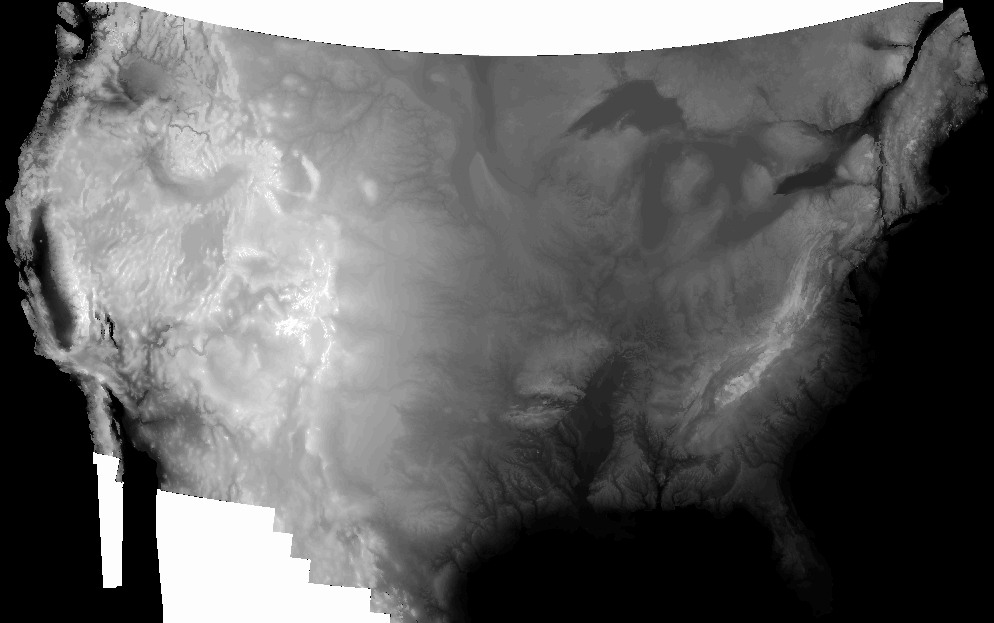
#> input picture data/img/usa_topo_iso.png, 994 x 623 px, found by its file name
$ python -i visualize_data.py   (imports and definitions only)
#> lines starting #> are read from the running program, lines starting #| are printed output that depends on the picture
import cv2
import math
from tqdm import tqdm

import numpy as np
import argparse


"""Swaps the keys and values of a dict

Args:
    to_reverse: The dict to reverse
Returns:
    A new dict with the keys and values swapped"""
def reverse_map(to_reverse: dict):
    return {v: k for k, v in to_reverse.items()}


# Elevation in feet
topo_color_map = {
    (127, 255, 255): 0,
    (255, 227, 227): 25,
    (255, 209, 209): 50,
    (255, 182, 182): 75,
    (255, 155, 155): 100,
    (255, 136, 136): 150,
    (255, 118, 118): 200,
    (255, 91, 91): 250,
    (255, 72, 72): 300,
    (255, 45, 45): 350,
    (255, 18, 18): 400,
    (255, 0, 0): 450,
    (237, 0, 0): 500,
    (208, 0, 0): 600,
    (179, 0, 0): 700,
    (151, 0, 0): 800,
    (130, 5, 0): 900,
    (145, 34, 0): 1100,
    (159, 63, 0): 1200,
    (177, 98, 0): 1400,
    (191, 127, 0): 1600,
    (205, 156, 0): 1800,
    (220, 185, 0): 2000,
    (234, 214, 0): 2200,
    (249, 243, 0): 2400,
    (223, 244, 0): 2600,
    (170, 226, 0): 2800,
    (106, 205, 0): 3100,
    (53, 187, 0): 3400,
    (0, 170, 0): 3800,
    (0, 131, 45): 4200,
    (0, 92, 90): 4600,
    (0, 54, 136): 5000,
    (0, 15, 181): 5400,
    (15, 0, 190): 5800,
    (46, 0, 171): 6200,
    (72, 0, 156): 6600,
    (98, 0, 140): 7200,
    (125, 0, 125): 7800,
    (140, 30, 140): 8600,
    (155, 60, 155): 9400,
    (171, 91, 171): 10200,
    (173, 95, 173): 11000,
    (175, 98, 174): 11800,
    (177, 101, 176): 12600,
    (180, 105, 178): 13400,
    (180, 108, 179): 14200,
}
topo_color_map_rev = reverse_map(topo_color_map)

# Average yearly temperature in Fahrenheit
temp_color_map = {
    (5, 51, 106): 20,
    (0, 74, 133): 24,
    (40, 97, 160): 28,
    (29, 127, 187): 31,
    (8, 155, 214): 35,
    (95, 181, 222): 39,
    (172, 203, 228): 42,
    (214, 227, 239): 46,
    (255, 255, 255): 50,
    (255, 219, 146): 54,
    (252, 187, 109): 58,
    (255, 133, 93): 61,
    (237, 96, 76): 65,
    (216, 57, 56): 69,
    (184, 26, 67): 72,
    (135, 27, 65): 76,
    (106, 2, 44): 80
}
temp_color_map_rev = reverse_map(temp_color_map)

# Inches of precipitation per year
precip_color_map = {
    (229, 235, 223): 0,
    (235, 247, 229): 5,
    (223, 243, 218): 10,
    (214, 239, 208): 15,
    (204, 235, 197): 20,
    (186, 228, 189): 25,
    (168, 221, 181): 30,
    (145, 212, 188): 35,
    (122, 203, 196): 40,
    (99, 191, 204): 45,
    (79, 179, 211): 50,
    (60, 159, 200): 55,
    (43, 140, 190): 60,
    (26, 122, 181): 65,
    (9, 105, 173): 70,
    (8, 85, 151): 75,
    (8, 66, 131): 80
}
precip_color_map_rev = reverse_map(precip_color_map)

# Trade usefulness of water
water_color_map = {
    (0, 0, 0): 0,  # No water
    (43, 247, 255): 4,  # Ocean
    (0, 238, 255): 5,  # Low-trade Water
    (0, 192, 255): 7,  # Medium-trade Water
    (0, 158, 255): 10,  # High-trade Water
    (0, 118, 255): 20,  # Best-trade Water
}
water_color_map_rev = reverse_map(water_color_map)

# Distribution of industrial/precious resources
resource_color_map = {
    (255, 255, 255): 0,  # Nothing
    (138, 138, 138): 40,  # Low coal
    (92, 92, 92): 45,  # Medium coal
    (51, 51, 51): 50,  # Best coal
    (168, 156, 103): 55,  # Iron
    (238, 237, 0): 70,  # Gold
}
resource_color_map_rev = reverse_map(resource_color_map)

# Biome type
biome_color_map = {
    (0, 0, 0): 0,  # Ocean
    (121, 165, 88): 1,  # Conifer Forest
    (130, 186, 147): 2,  # Deciduous Forest
    (176, 205, 175): 3,  # Grassland
    (177, 207, 153): 4,  # Marshland
    (255, 230, 193): 5,  # Desert
    (231, 219, 161): 6,  # Shrubland
    (11, 139, 73): 7,  # Tropical Forest
}
biome_color_map_rev = reverse_map(biome_color_map)

# Population per square mile
# NOTE: Each cell is about 9 square miles, so multiply by 9 to get population per cell
cities_color_map = {
    (0, 0, 0): 0,
    (0, 255, 98): 2,
    (53, 255, 0): 35,
    (205, 255, 62): 75,
    (244, 237, 0): 400,
    (244, 211, 0): 750,
    (244, 179, 0): 1000,
    (244, 134, 0): 1250,
    (255, 100, 0): 1500,
    (255, 70, 0): 1750,
    (255, 43, 0): 2000,
    (255, 54, 50): 2500,
    (255, 184, 183): 3000,
}

cities_color_map_rev = reverse_map(cities_color_map)


"""Gets the best population color for a given population

Args:
    population: The population to get the color for
Returns:
    The color for the given population"""
# [23 lines left out: function get_best_population, not called in this run]


# Number of features per cell
CELL_FEATURES = 8


"""Imports an array from a file and creates an image

Args:
    in_file: The file to read the array from
    out_file: The file to write the image to"""
# [27 lines left out: function import_array, not called in this run]


"""Tallies the total population in an array

Args:
    in_file: The file to read the array from
Returns:
    The total population in the array"""
# [24 lines left out: function tally_array, not called in this run]


"""Exports an image to an array
Args:
    city_map: The city map to export
    out_file: The file to write the array to
    resolution_scale: The scale to increase the resolution of the output array"""
def export_array(city_map: str, out_file: str, resolution_scale=1):

#> called with city_map = '../data/img/usa_topo_iso.png', out_file = 'out.png', resolution_scale = 1
    if resolution_scale > 3:
        raise ValueError("Resolution scale cannot be greater than 3")

    elev_img = cv2.cvtColor(cv2.imread("data/img/usa_topo_iso.png"), cv2.COLOR_BGR2RGB)
#> elev_img is the input picture: shape (623, 994, 3); min 0, max 253, mean 100.2
    water_img = cv2.cvtColor(cv2.imread("data/img/usa_water_iso.png"), cv2.COLOR_BGR2RGB)
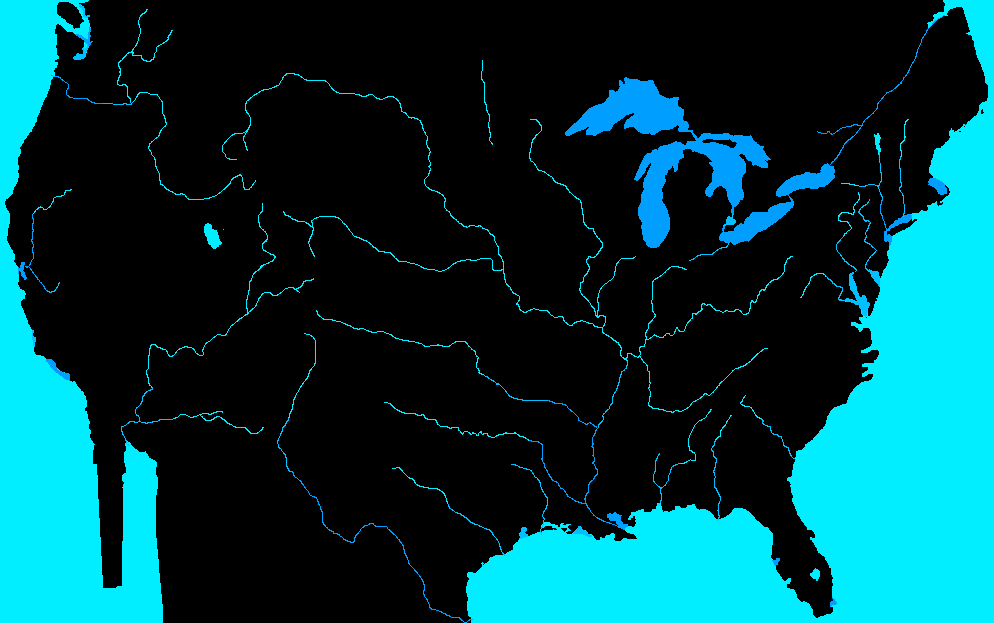
#> input picture data/img/usa_water_iso.png, 994 x 623 px, found by its file name
    temp_img = cv2.cvtColor(cv2.imread("data/img/usa_temp_iso.png"), cv2.COLOR_BGR2RGB)
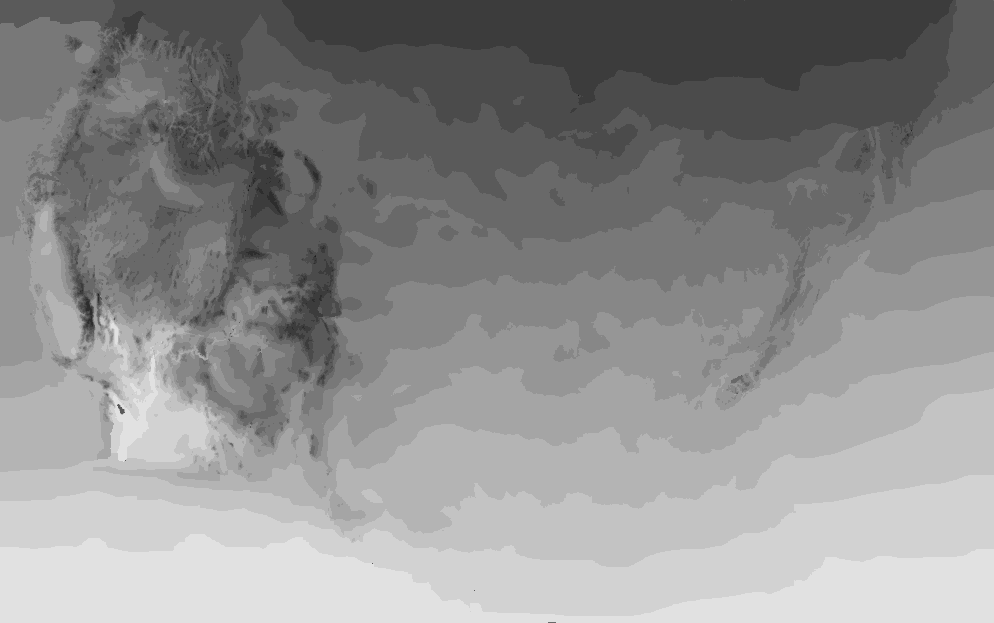
#> input picture data/img/usa_temp_iso.png, 994 x 623 px, found by its file name
#> temp_img is the input picture: shape (623, 994, 3); min 30, max 225, mean 141.7
    precip_img = cv2.cvtColor(cv2.imread("data/img/usa_precip_iso.png"), cv2.COLOR_BGR2RGB)
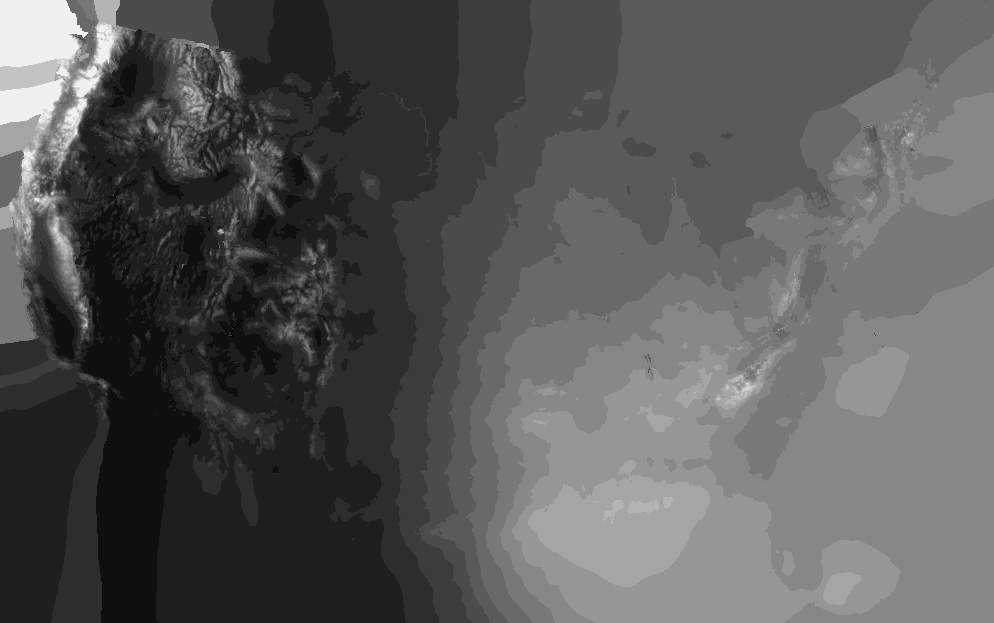
#> input picture data/img/usa_precip_iso.png, 994 x 623 px, found by its file name
#> precip_img is the input picture: shape (623, 994, 3); min 0, max 240, mean 87.6
    resource_img = cv2.cvtColor(cv2.imread("data/img/usa_resource_iso.png"), cv2.COLOR_BGR2RGB)
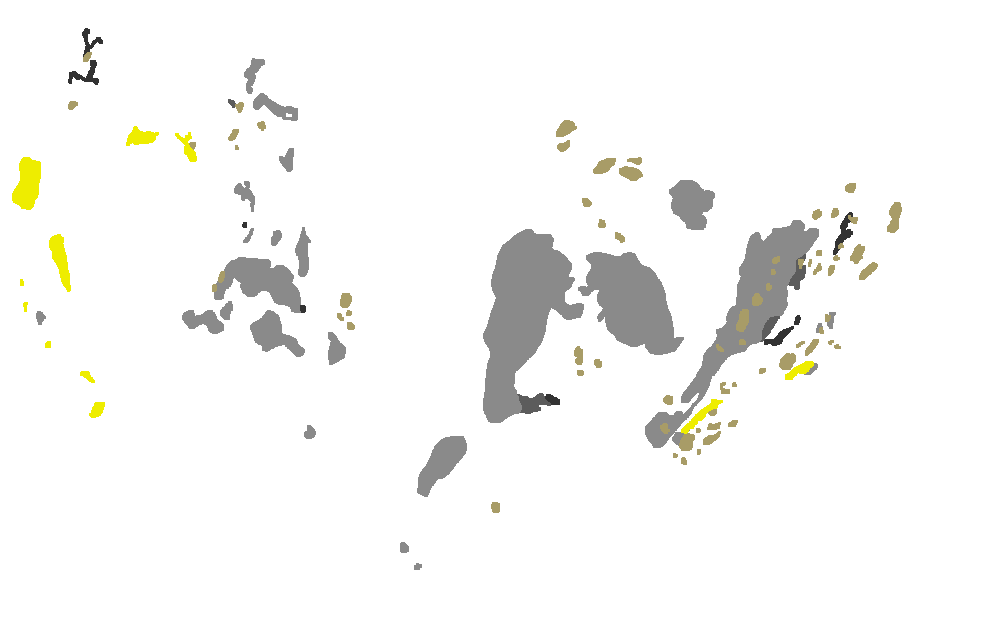
#> input picture data/img/usa_resource_iso.png, 994 x 623 px, found by its file name
    biome_img = cv2.cvtColor(cv2.imread("data/img/usa_biome_iso.png"), cv2.COLOR_BGR2RGB)
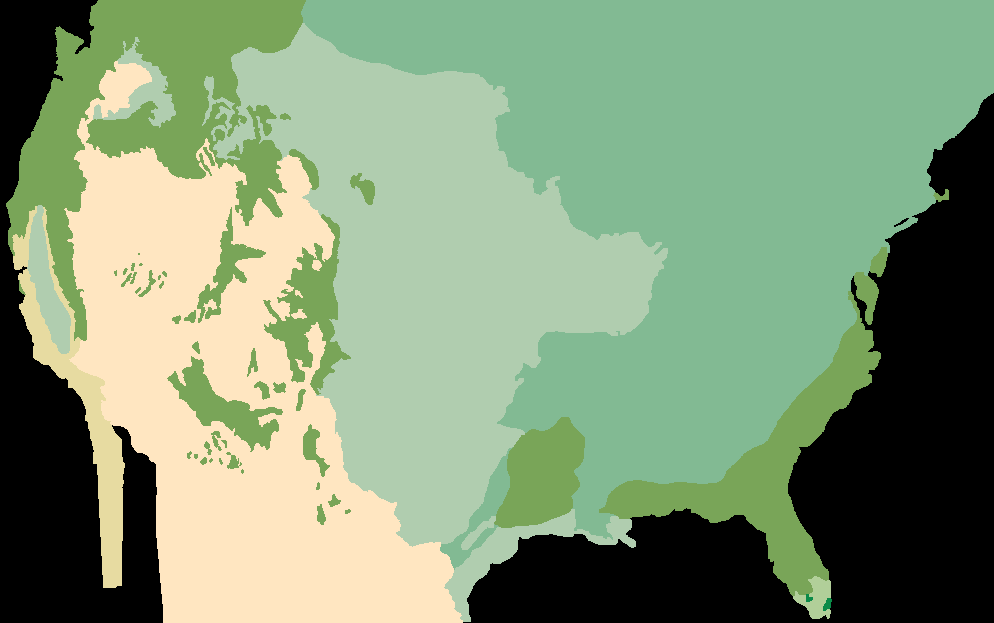
#> input picture data/img/usa_biome_iso.png, 994 x 623 px, found by its file name
    city_img = cv2.cvtColor(cv2.imread(city_map), cv2.COLOR_BGR2RGB)

    # Calculate the (possibly scaled) dimensions of the output array
    col_dim = elev_img.shape[0]*resolution_scale
#> col_dim = 623
    row_dim = elev_img.shape[1]*resolution_scale
#> row_dim = 994
    feature_matrix = np.zeros((row_dim, col_dim, CELL_FEATURES))

    sq_miles_per_cell = 9 / (resolution_scale ** 2)

    pbar = tqdm(total=elev_img.shape[0]*elev_img.shape[1]*resolution_scale*resolution_scale)
    for y in range(elev_img.shape[0]):
        for x in range(elev_img.shape[1]):

            elevation = list(topo_color_map.values())[math.ceil(elev_img[y, x][0]/5.5)]
            if elevation is None:
                raise ValueError(f"Color {elev_img[y, x]} not found in elevation color map @ ({x}, {y})")

            temp_score = list(temp_color_map.values())[temp_img[y, x][0]//15]
            if temp_score is None:
                raise ValueError(f"Color {temp_img[y, x]} not found in temp color map @ ({x}, {y})")

            precip_score = list(precip_color_map.values())[precip_img[y, x][0]//15]
            if precip_score is None:
                raise ValueError(f"Color {precip_img[y, x]} not found in precip color map @ ({x}, {y})")

            water_score = water_color_map.get(tuple(water_img[y, x]))
            if water_score is None:
                raise ValueError(f"Color {water_img[y, x]} not found in water color map @ ({x}, {y})")

            resource_type = resource_color_map.get(tuple(resource_img[y, x]))
            if resource_type is None:
                raise ValueError(f"Color {resource_img[y, x]} not found in resource color map @ ({x}, {y})")

            biome_type = biome_color_map.get(tuple(biome_img[y, x]))
            if biome_type is None:
                raise ValueError(f"Color {biome_img[y, x]} not found in biome color map @ ({x}, {y})")

            population = cities_color_map.get(tuple(city_img[y, x]))
            if population is None:
                raise ValueError(f"Color {city_img[y, x]} not found in city color map @ ({x}, {y})")
            population *= sq_miles_per_cell

            # Calculate the gradient of the current pixel
            gradient = 0
            if 0 < y < elev_img.shape[0] - 1 and 0 < x < elev_img.shape[1] - 1:
                y_diff = list(topo_color_map.values())[int(elev_img[y-1, x][0]/5.5)] - list(topo_color_map.values())[int(elev_img[y+1, x][0]/5.5)]
                x_diff = list(topo_color_map.values())[int(elev_img[y, x-1][0]/5.5)] - list(topo_color_map.values())[int(elev_img[y, x+1][0]/5.5)]

                scored_diff = max(abs(y_diff), abs(x_diff))
                feet_per_pixel = 15632
                # Change in elevation for every 50 feet in distance
                gradient = (50 * scored_diff) // feet_per_pixel

            # Duplicate the pixel for the resolution scale if it is greater than 1
            for x_offset in range(resolution_scale):
                for y_offset in range(resolution_scale):
                    scaled_x = x * resolution_scale + x_offset
                    scaled_y = y * resolution_scale + y_offset

                    # Assign the features to the feature matrix
                    feature_matrix[scaled_x, scaled_y][0] = elevation
                    feature_matrix[scaled_x, scaled_y][1] = gradient
                    feature_matrix[scaled_x, scaled_y][2] = water_score
                    feature_matrix[scaled_x, scaled_y][3] = temp_score
                    feature_matrix[scaled_x, scaled_y][4] = precip_score
                    feature_matrix[scaled_x, scaled_y][5] = resource_type
                    feature_matrix[scaled_x, scaled_y][6] = biome_type
                    feature_matrix[scaled_x, scaled_y][7] = population

                    pbar.update(1)

    pbar.close()

    feature_matrix.astype(np.ushort).tofile(out_file)

    # Append the dimensions to the file
    with open(out_file, "ab") as file:
        dim_bytes = np.array([row_dim, col_dim, CELL_FEATURES], np.ushort).tobytes()
        file.write(dim_bytes)


# [32 lines left out: function main, not called in this run]


# [3 lines not run here, left out]

#> (the run stopped early here; a loop or call above may not have finished)
